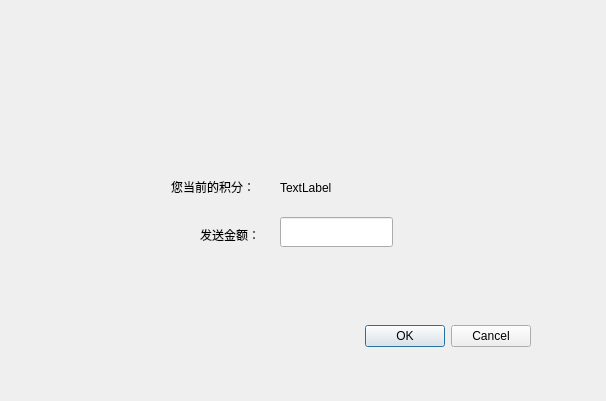
<?xml version="1.0" encoding="UTF-8"?>
<ui version="4.0">
 <class>NormalRed</class>
 <widget class="QDialog" name="NormalRed">
  <property name="geometry">
   <rect>
    <x>0</x>
    <y>0</y>
    <width>606</width>
    <height>401</height>
   </rect>
  </property>
  <property name="windowTitle">
   <string>发送红包</string>
  </property>
  <property name="styleSheet">
   <string notr="true"/>
  </property>
  <widget class="QDialogButtonBox" name="buttonBox">
   <property name="geometry">
    <rect>
     <x>190</x>
     <y>320</y>
     <width>341</width>
     <height>32</height>
    </rect>
   </property>
   <property name="orientation">
    <enum>Qt::Horizontal</enum>
   </property>
   <property name="standardButtons">
    <set>QDialogButtonBox::Cancel|QDialogButtonBox::Ok</set>
   </property>
  </widget>
  <widget class="QLabel" name="label">
   <property name="geometry">
    <rect>
     <x>0</x>
     <y>-10</y>
     <width>621</width>
     <height>421</height>
    </rect>
   </property>
   <property name="text">
    <string/>
   </property>
   <property name="pixmap">
    <pixmap resource="../res.qrc">:/image/bg/redpacknormal.png</pixmap>
   </property>
  </widget>
  <widget class="QLabel" name="label_2">
   <property name="geometry">
    <rect>
     <x>171</x>
     <y>177</y>
     <width>111</width>
     <height>20</height>
    </rect>
   </property>
   <property name="text">
    <string>您当前的积分：</string>
   </property>
  </widget>
  <widget class="QLabel" name="label_3">
   <property name="geometry">
    <rect>
     <x>200</x>
     <y>227</y>
     <width>81</width>
     <height>16</height>
    </rect>
   </property>
   <property name="text">
    <string>发送金额：</string>
   </property>
  </widget>
  <widget class="QLabel" name="label_4">
   <property name="geometry">
    <rect>
     <x>280</x>
     <y>180</y>
     <width>72</width>
     <height>15</height>
    </rect>
   </property>
   <property name="text">
    <string>TextLabel</string>
   </property>
  </widget>
  <widget class="QLineEdit" name="lineEdit">
   <property name="geometry">
    <rect>
     <x>280</x>
     <y>217</y>
     <width>113</width>
     <height>30</height>
    </rect>
   </property>
   <property name="minimumSize">
    <size>
     <width>0</width>
     <height>30</height>
    </size>
   </property>
  </widget>
  <zorder>label</zorder>
  <zorder>buttonBox</zorder>
  <zorder>label_2</zorder>
  <zorder>label_3</zorder>
  <zorder>lineEdit</zorder>
  <zorder>label_2</zorder>
  <zorder>label_3</zorder>
  <zorder>label_4</zorder>
  <zorder>lineEdit</zorder>
 </widget>
 <resources>
  <include location="../res.qrc"/>
 </resources>
 <connections>
  <connection>
   <sender>buttonBox</sender>
   <signal>accepted()</signal>
   <receiver>NormalRed</receiver>
   <slot>accept()</slot>
   <hints>
    <hint type="sourcelabel">
     <x>248</x>
     <y>254</y>
    </hint>
    <hint type="destinationlabel">
     <x>157</x>
     <y>274</y>
    </hint>
   </hints>
  </connection>
  <connection>
   <sender>buttonBox</sender>
   <signal>rejected()</signal>
   <receiver>NormalRed</receiver>
   <slot>reject()</slot>
   <hints>
    <hint type="sourcelabel">
     <x>316</x>
     <y>260</y>
    </hint>
    <hint type="destinationlabel">
     <x>286</x>
     <y>274</y>
    </hint>
   </hints>
  </connection>
 </connections>
</ui>
